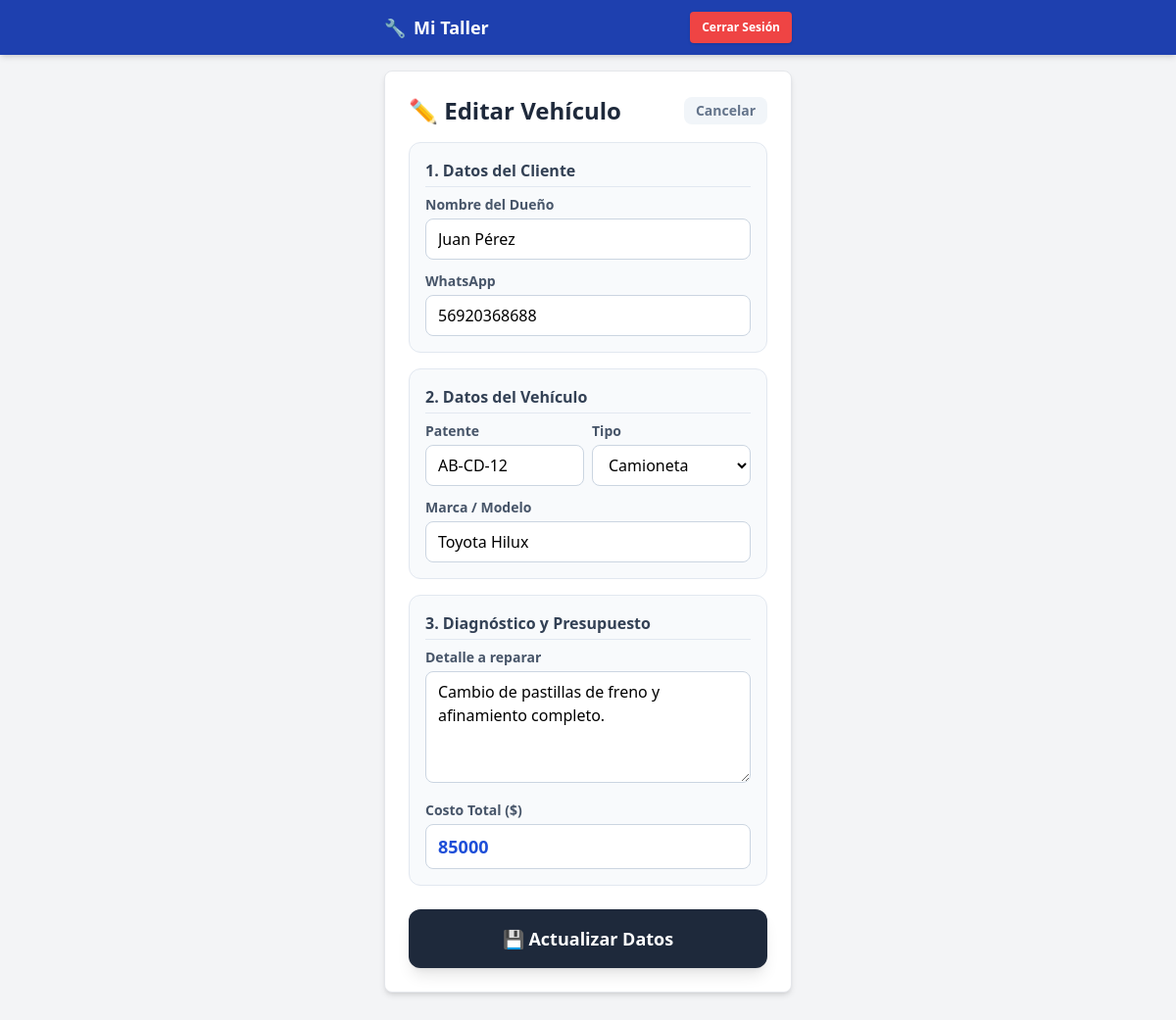
Page /taller/editar_trabajo/1 (signed in) on the committed database.
### app/models.py (models this page shows)
class Trabajo(db.Model):
    id = db.Column(db.Integer, primary_key=True)
    uuid_publico = db.Column(db.String(36), default=lambda: str(uuid.uuid4()), unique=True)
    patente = db.Column(db.String(10), nullable=False)
    nombre_cliente = db.Column(db.String(100), nullable=False)
    tipo_vehiculo = db.Column(db.String(50), nullable=False)
    marca_vehiculo = db.Column(db.String(50), nullable=False)
    imagen_evidencia = db.Column(db.Text, nullable=True) # Ahora es Text para aguantar muchas fotos
    telefono_cliente = db.Column(db.String(20), nullable=False)
    descripcion = db.Column(db.Text, nullable=False)
    total_costo = db.Column(db.Integer, nullable=False)
    estado = db.Column(db.String(20), default="Pendiente")
    monto_pagado = db.Column(db.Integer, default=0)
    fecha = db.Column(db.DateTime, default=datetime.utcnow)
    taller_id = db.Column(db.Integer, db.ForeignKey('taller.id'), nullable=False)

### app/taller/routes.py (the view, shortened to what this page needs)
@taller_bp.route('/editar_trabajo/<int:id>', methods=['GET', 'POST'])
@login_required
def editar_trabajo(id):
    trabajo = Trabajo.query.get_or_404(id)
    if trabajo.taller_id != current_user.id:
        return redirect(url_for('taller.dashboard'))
    return render_template('taller/editar.html', trabajo=trabajo)

### app/models.py (called while the page is built)
@login_manager.user_loader
def load_user(id):
    return Taller.query.get(int(id))

### app/templates/taller/editar.html (shortened to what this page needs)
{% extends "base.html" %}
{% block content %}
<div class="mb-4 flex items-center justify-between">
    <h2 class="text-2xl font-bold text-slate-800">✏️ Editar Vehículo</h2>
    <a href="{{ url_for('taller.dashboard') }}" class="text-slate-500 hover:text-slate-700 text-sm font-bold bg-slate-100 px-3 py-1 rounded-lg">Cancelar</a>
</div>
<form method="POST" action="">
    <div class="bg-slate-50 p-4 rounded-xl mb-4 border border-slate-200">
        <h3 class="font-bold text-slate-700 mb-2 border-b border-slate-200 pb-1">1. Datos del Cliente</h3>
        <div class="mb-3">
            <label class="block text-sm font-bold mb-1 text-slate-600">Nombre del Dueño</label>
            <input type="text" name="nombre_cliente" value="{{ trabajo.nombre_cliente }}" class="border border-slate-300 rounded-lg w-full py-2 px-3 focus:ring-2 focus:ring-blue-500 outline-none" required>
        </div>
        <div>
            <label class="block text-sm font-bold mb-1 text-slate-600">WhatsApp</label>
            <input type="number" name="telefono" value="{{ trabajo.telefono_cliente }}" class="border border-slate-300 rounded-lg w-full py-2 px-3 focus:ring-2 focus:ring-blue-500 outline-none" required>
        </div>
    </div>
    <div class="bg-slate-50 p-4 rounded-xl mb-4 border border-slate-200">
        <h3 class="font-bold text-slate-700 mb-2 border-b border-slate-200 pb-1">2. Datos del Vehículo</h3>
        <div class="grid grid-cols-2 gap-2 mb-3">
            <div>
                <label class="block text-sm font-bold mb-1 text-slate-600">Patente</label>
                <input type="text" name="patente" value="{{ trabajo.patente }}" class="border border-slate-300 rounded-lg w-full py-2 px-3 uppercase focus:ring-2 focus:ring-blue-500 outline-none" required>
            </div>
            <div>
                <label class="block text-sm font-bold mb-1 text-slate-600">Tipo</label>
                <select name="tipo_vehiculo" class="border border-slate-300 rounded-lg w-full py-2 px-3 bg-white focus:ring-2 focus:ring-blue-500 outline-none" required>
                    <option value="Camioneta" {% if trabajo.tipo_vehiculo == 'Camioneta' %}selected{% endif %}>Camioneta</option>
                </select>
            </div>
        </div>
        <div>
            <label class="block text-sm font-bold mb-1 text-slate-600">Marca / Modelo</label>
            <input type="text" name="marca_vehiculo" value="{{ trabajo.marca_vehiculo }}" class="border border-slate-300 rounded-lg w-full py-2 px-3 focus:ring-2 focus:ring-blue-500 outline-none" required>
        </div>
    </div>
    <div class="bg-slate-50 p-4 rounded-xl mb-6 border border-slate-200">
        <h3 class="font-bold text-slate-700 mb-2 border-b border-slate-200 pb-1">3. Diagnóstico y Presupuesto</h3>
        <div class="mb-3">
            <label class="block text-sm font-bold mb-1 text-slate-600">Detalle a reparar</label>
            <textarea name="descripcion" rows="4" class="border border-slate-300 rounded-lg w-full py-2 px-3 focus:ring-2 focus:ring-blue-500 outline-none" required>{{ trabajo.descripcion }}</textarea>
        </div>
        <div>
            <label class="block text-sm font-bold mb-1 text-slate-600">Costo Total ($)</label>
            <input type="number" name="costo" value="{{ trabajo.total_costo }}" class="border border-slate-300 rounded-lg w-full py-2 px-3 font-bold text-lg text-blue-700 focus:ring-2 focus:ring-blue-500 outline-none" required>
        </div>
    </div>
    <button type="submit" class="w-full bg-slate-800 hover:bg-slate-900 text-white font-bold py-4 px-4 rounded-xl shadow-lg text-lg transition-transform active:scale-95">
        💾 Actualizar Datos
    </button>
</form>
{% endblock %}

### rows in the picture
Trabajo: nombre_cliente "Juan Pérez", telefono "56920368688", patente "AB-CD-12", tipo_vehiculo "Camioneta", marca_vehiculo "Toyota Hilux", descripcion "Cambio de pastillas de freno y afinamiento completo.", costo "85000"
